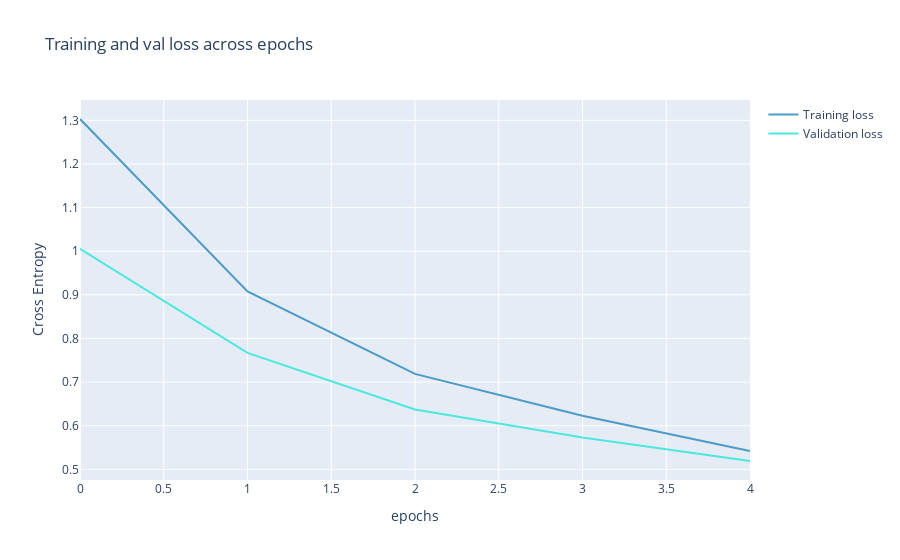

The cell this chart's notebook holds for it:
### Markdown cell above
## Visualize the learning process

To visualize the learning process, you will use the `history` attribute from your model object.

### Code cell
from plotly import graph_objects as go
color_chart = ["#4B9AC7", "#4BE8E0", "#9DD4F3", "#97FBF6", "#2A7FAF", "#23B1AB", "#0E3449", "#015955"]

fig = go.Figure(data=[
                      go.Scatter(
                          y=history_finetune["loss"],
                          name="Training loss",
                          mode="lines",
                          marker=dict(
                              color=color_chart[0]
                          )),
                      go.Scatter(
                          y=history_finetune["val_loss"],
                          name="Validation loss",
                          mode="lines",
                          marker=dict(
                              color=color_chart[1]
                          ))
])
fig.update_layout(
    title='Training and val loss across epochs',
    xaxis_title='epochs',
    yaxis_title='Cross Entropy'    
)
fig.show()

### Figure 1 — Plotly figure (JSON) as saved in the notebook; plotly's stock layout.template omitted (floating-point values rounded to 4 significant figures)
{"data": [{"marker": {"color": "#4B9AC7"}, "mode": "lines", "name": "Training loss", "type": "scatter", "y": [1.303, 0.9077, 0.7186, 0.6227, 0.5418]}, {"marker": {"color": "#4BE8E0"}, "mode": "lines", "name": "Validation loss", "type": "scatter", "y": [1.005, 0.7668, 0.6369, 0.5731, 0.519]}], "layout": {"title": {"text": "Training and val loss across epochs"}, "xaxis": {"title": {"text": "epochs"}}, "yaxis": {"title": {"text": "Cross Entropy"}}}}
